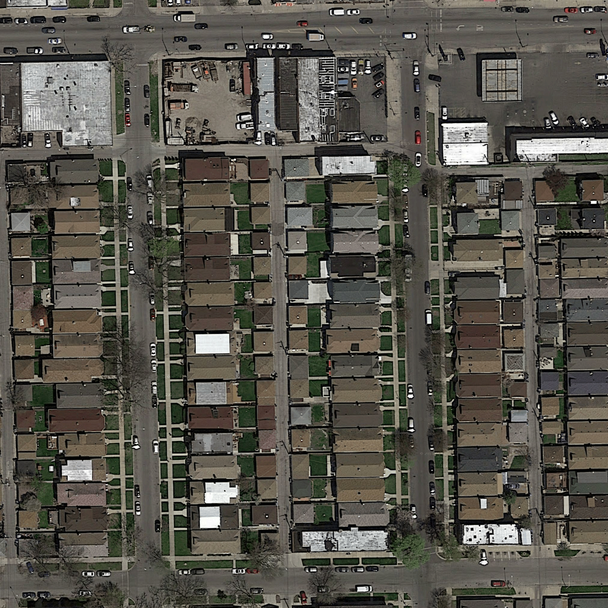
#> input picture Road_segmentation/test_set_images/test_1/test_1.png, 608 x 608 px; its folder holds only this picture in this run
$ jupyter execute --allow-errors 6_K_neighbours.ipynb   (shell and % lines are left out)
#> lines starting #> are read from the running program, lines starting #| are printed output that depends on the picture
# K Nearest Neighbours (colour + greyscale)

Colour + greyscale (8 features) but modelled with K nearest neighbours instead of logistic regression.

[cell 1]
import matplotlib.image as mpimg
import numpy as np
import matplotlib.pyplot as plt
import os,sys
from PIL import Image
from mask_to_submission import *

from sklearn import linear_model
from sklearn import model_selection
from sklearn import metrics
from sklearn.model_selection import cross_val_score
from sklearn import neural_network
from sklearn.ensemble import RandomForestClassifier, AdaBoostClassifier
from sklearn.naive_bayes import GaussianNB

from sklearn.model_selection import train_test_split
from sklearn.preprocessing import StandardScaler
from sklearn.datasets import make_moons, make_circles, make_classification
from sklearn.neural_network import MLPClassifier
from sklearn.neighbors import KNeighborsClassifier
from sklearn.svm import SVC
from sklearn.gaussian_process import GaussianProcessClassifier
from sklearn.gaussian_process.kernels import RBF
from sklearn.tree import DecisionTreeClassifier
from sklearn.discriminant_analysis import QuadraticDiscriminantAnalysis
from sklearn.cluster import KMeans

[cell 2]
# Helper functions

def load_image(infilename):
    data = mpimg.imread(infilename)
    return data

# [21 lines left out: functions img_float_to_uint8, concatenate_images, not called in this run]

def img_crop(im, w, h):
    list_patches = []
    imgwidth = im.shape[0]
    imgheight = im.shape[1]
    is_2d = len(im.shape) < 3
    for i in range(0,imgheight,h):
        for j in range(0,imgwidth,w):
            if is_2d:
                im_patch = im[j:j+w, i:i+h]
            else:
                im_patch = im[j:j+w, i:i+h, :]
            list_patches.append(im_patch)
    return list_patches

[cell 3]
# Loaded a set of images
root_dir = "training/"

image_dir = root_dir + "images/"
#> (the rest of this cell did not finish here and is left out)

[cell 4]
# Extract patches from input images
patch_size = 38 # each patch is 16*16 pixels

#> (the rest of this cell did not finish here and is left out)

[cell 5]
# Extract 6-dimensional features consisting of average RGB color as well as variance
# [12 lines left out: functions extract_features, extract_features_2d, not called in this run]

def extract_features_all(img):
    feat_m = np.mean(img, axis=(0,1))
    feat_v = np.var(img, axis=(0,1))
    feat_m1 = np.mean(img)
    feat_v1 = np.var(img)
    f = np.append(feat_v, feat_m)
    f1 = np.append(feat_v1, feat_m1)
    feat = np.append(f, f1)


    return feat

# Extract features for a given image
def extract_img_features(filename):
    img = load_image(filename)
    img_patches = img_crop(img, patch_size, patch_size)
    X = np.asarray([ extract_features_all(img_patches[i]) for i in range(len(img_patches))])
    return X

[cell 6]
# Compute features for each image patch
foreground_threshold = 0.25 # percentage of pixels > 1 required to assign a foreground label to a patch

# [6 lines left out: function value_to_class, not called in this run]

#> (the rest of this cell did not finish here and is left out)

#> (a cell that did not finish here is left out)

#> (a cell that did not finish here is left out)

[cell 9]
# train different classifiers

# Log. Regression
classifier = linear_model.LogisticRegression(C=1e5, class_weight="balanced")

# [12 lines of commented-out code are left out]
classifier = KNeighborsClassifier(9)


# K means (0.39)
#classifier = KMeans(n_clusters=2, random_state=0, max_iter=1000)

#> (the rest of this cell did not finish here and is left out)

#> (a cell that did not finish here is left out)

[cell 11]
# Check automatically with crossvalidation
k = 60
#> (the rest of this cell did not finish here and is left out)

[cell 12]
# Convert array of labels to an image

# [20 lines left out: functions label_to_img, make_img_overlay, not called in this run]

[cell 13]
#Create prediction images using all the test images
def binary_to_uint8(img):
    rimg = (img * 255).round().astype(np.uint8)
    return rimg

# [13 lines left out: function create_train_predictions, not called in this run]

def create_submission(classifier):
    test_img_dir = 'test_set_images/'
    for img_idx in range(1, 51):

        test_img_dir_i = test_img_dir + 'test_' + str(img_idx) + '/'
        test_files = os.listdir(test_img_dir_i)
        img = load_image(test_img_dir_i + test_files[0])
#> in load_image, data is the input picture: shape (608, 608, 3) float32; mean R, G, B 0.341, 0.331, 0.298

        Xi = extract_img_features(test_img_dir_i + test_files[0])
#> after the loop in img_crop, `for i in range(0,imgheight,h):`: list_patches = 256 items
#> in extract_features_all, `feat_m = np.mean(img, axis=(0,1))`: feat_m = [0.404, 0.391, 0.368]
#> in extract_features_all, `feat_v = np.var(img, axis=(0,1))`: feat_v = [0.0322, 0.0311, 0.0281]
#> in extract_features_all, `feat_m1 = np.mean(img)`: feat_m1 = 0.388
#> in extract_features_all, `feat_v1 = np.var(img)`: feat_v1 = 0.0307
#> in extract_features_all, `f = np.append(feat_v, feat_m)`: f = [0.0322, 0.0311, 0.0281, 0.404, 0.391, 0.368]
#> in extract_features_all, `f1 = np.append(feat_v1, feat_m1)`: f1 = [0.0307, 0.388]
#> in extract_features_all, `feat = np.append(f, f1)`: feat = [0.0322, 0.0311, 0.0281, 0.404, 0.391, 0.368, 0.0307, 0.388]
#> in extract_features_all (call 31), `feat_m = np.mean(img, axis=(0,1))`: feat_m = [0.247, 0.238, 0.208]
#> in extract_features_all (call 31), `feat_m = np.mean(img, axis=(0,1))`:
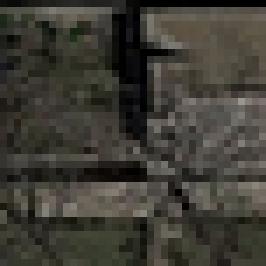
#> img: shape (38, 38, 3) float32 (shown 7 times larger); mean of channels 0, 1, 2 0.247, 0.238, 0.208; drawn as R, G, B
#> in extract_features_all (call 31), `feat_v = np.var(img, axis=(0,1))`: feat_v = [0.0126, 0.0112, 0.00995]
#> in extract_features_all (call 31), `feat_m1 = np.mean(img)`: feat_m1 = 0.231
#> in extract_features_all (call 31), `feat_v1 = np.var(img)`: feat_v1 = 0.0115
#> in extract_features_all (call 31), `f = np.append(feat_v, feat_m)`: f = [0.0126, 0.0112, 0.00995, 0.247, 0.238, 0.208]
#> in extract_features_all (call 31), `f1 = np.append(feat_v1, feat_m1)`: f1 = [0.0115, 0.231]
#> in extract_features_all (call 31), `feat = np.append(f, f1)`: feat = [0.0126, 0.0112, 0.00995, 0.247, 0.238, 0.208, 0.0115, 0.231]
#> in extract_features_all (call 32), `feat_m = np.mean(img, axis=(0,1))`: feat_m = [0.25, 0.242, 0.221]
#> in extract_features_all (call 32), `feat_m = np.mean(img, axis=(0,1))`:
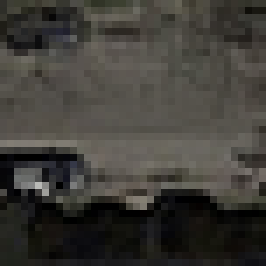
#> img: shape (38, 38, 3) float32 (shown 7 times larger); mean of channels 0, 1, 2 0.25, 0.242, 0.221; drawn as R, G, B
#> in extract_features_all (call 32), `feat_v = np.var(img, axis=(0,1))`: feat_v = [0.0169, 0.0156, 0.0136]
#> in extract_features_all (call 32), `feat_m1 = np.mean(img)`: feat_m1 = 0.238
#> in extract_features_all (call 32), `feat_v1 = np.var(img)`: feat_v1 = 0.0155
#> in extract_features_all (call 32), `f = np.append(feat_v, feat_m)`: f = [0.0169, 0.0156, 0.0136, 0.25, 0.242, 0.221]
#> in extract_features_all (call 32), `f1 = np.append(feat_v1, feat_m1)`: f1 = [0.0155, 0.238]
#> in extract_features_all (call 32), `feat = np.append(f, f1)`: feat = [0.0169, 0.0156, 0.0136, 0.25, 0.242, 0.221, 0.0155, 0.238]
#> in extract_features_all (call 33), `feat_m = np.mean(img, axis=(0,1))`: feat_m = [0.357, 0.346, 0.311]
#> in extract_features_all (call 33), `feat_m = np.mean(img, axis=(0,1))`:
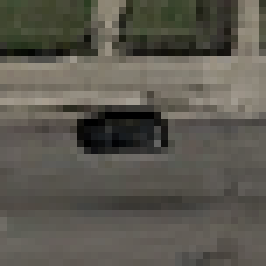
#> img: shape (38, 38, 3) float32 (shown 7 times larger); mean of channels 0, 1, 2 0.357, 0.346, 0.311; drawn as R, G, B
#> in extract_features_all (call 33), `feat_v = np.var(img, axis=(0,1))`: feat_v = [0.0158, 0.0134, 0.0124]
#> in extract_features_all (call 33), `feat_m1 = np.mean(img)`: feat_m1 = 0.338
#> in extract_features_all (call 33), `feat_v1 = np.var(img)`: feat_v1 = 0.0143
#> in extract_features_all (call 33), `f = np.append(feat_v, feat_m)`: f = [0.0158, 0.0134, 0.0124, 0.357, 0.346, 0.311]
#> in extract_features_all (call 33), `f1 = np.append(feat_v1, feat_m1)`: f1 = [0.0143, 0.338]
#> in extract_features_all (call 33), `feat = np.append(f, f1)`: feat = [0.0158, 0.0134, 0.0124, 0.357, 0.346, 0.311, 0.0143, 0.338]
#> in extract_features_all (call 34), `feat_m = np.mean(img, axis=(0,1))`: feat_m = [0.406, 0.404, 0.391]
#> in extract_features_all (call 34), `feat_m = np.mean(img, axis=(0,1))`:
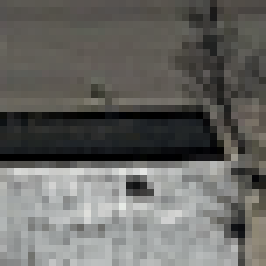
#> img: shape (38, 38, 3) float32 (shown 7 times larger); mean of channels 0, 1, 2 0.406, 0.404, 0.391; drawn as R, G, B
#> in extract_features_all (call 34), `feat_v = np.var(img, axis=(0,1))`: feat_v = [0.0423, 0.0436, 0.0439]
#> in extract_features_all (call 34), `feat_m1 = np.mean(img)`: feat_m1 = 0.4
#> in extract_features_all (call 34), `feat_v1 = np.var(img)`: feat_v1 = 0.0433
#> in extract_features_all (call 34), `f = np.append(feat_v, feat_m)`: f = [0.0423, 0.0436, 0.0439, 0.406, 0.404, 0.391]
#> in extract_features_all (call 34), `f1 = np.append(feat_v1, feat_m1)`: f1 = [0.0433, 0.4]
#> in extract_features_all (call 34), `feat = np.append(f, f1)`: feat = [0.0423, 0.0436, 0.0439, 0.406, 0.404, 0.391, 0.0433, 0.4]
#> in extract_features_all (call 35), `feat_m = np.mean(img, axis=(0,1))`: feat_m = [0.613, 0.618, 0.608]
#> in extract_features_all (call 35), `feat_m = np.mean(img, axis=(0,1))`:
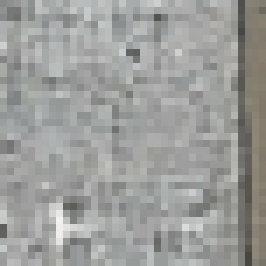
#> img: shape (38, 38, 3) float32 (shown 7 times larger); mean of channels 0, 1, 2 0.613, 0.618, 0.608; drawn as R, G, B
#> in extract_features_all (call 35), `feat_v = np.var(img, axis=(0,1))`: feat_v = [0.00709, 0.00792, 0.00906]
#> in extract_features_all (call 35), `feat_m1 = np.mean(img)`: feat_m1 = 0.613
#> in extract_features_all (call 35), `feat_v1 = np.var(img)`: feat_v1 = 0.00804
#> in extract_features_all (call 35), `f = np.append(feat_v, feat_m)`: f = [0.00709, 0.00792, 0.00906, 0.613, 0.618, 0.608]
#> in extract_features_all (call 35), `f1 = np.append(feat_v1, feat_m1)`: f1 = [0.00804, 0.613]
#> in extract_features_all (call 35), `feat = np.append(f, f1)`: feat = [0.00709, 0.00792, 0.00906, 0.613, 0.618, 0.608, 0.00804, 0.613]
#> in extract_features_all (call 36), `feat_m = np.mean(img, axis=(0,1))`: feat_m = [0.562, 0.561, 0.548]
#> in extract_features_all (call 36), `feat_m = np.mean(img, axis=(0,1))`:
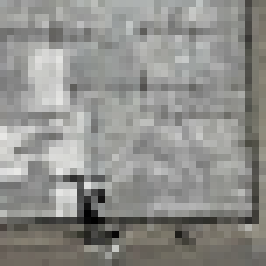
#> img: shape (38, 38, 3) float32 (shown 7 times larger); mean of channels 0, 1, 2 0.562, 0.561, 0.548; drawn as R, G, B
#> in extract_features_all (call 36), `feat_v = np.var(img, axis=(0,1))`: feat_v = [0.0187, 0.0197, 0.0213]
#> in extract_features_all (call 36), `feat_m1 = np.mean(img)`: feat_m1 = 0.557
#> in extract_features_all (call 36), `feat_v1 = np.var(img)`: feat_v1 = 0.0199
#> in extract_features_all (call 36), `f = np.append(feat_v, feat_m)`: f = [0.0187, 0.0197, 0.0213, 0.562, 0.561, 0.548]
#> in extract_features_all (call 36), `f1 = np.append(feat_v1, feat_m1)`: f1 = [0.0199, 0.557]
#> in extract_features_all (call 36), `feat = np.append(f, f1)`: feat = [0.0187, 0.0197, 0.0213, 0.562, 0.561, 0.548, 0.0199, 0.557]
#> in extract_features_all (call 37), `feat_m = np.mean(img, axis=(0,1))`: feat_m = [0.282, 0.285, 0.244]
#> in extract_features_all (call 37), `feat_m = np.mean(img, axis=(0,1))`:
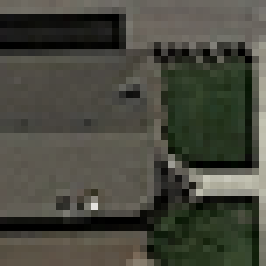
#> img: shape (38, 38, 3) float32 (shown 7 times larger); mean of channels 0, 1, 2 0.282, 0.285, 0.244; drawn as R, G, B
#> in extract_features_all (call 37), `feat_v = np.var(img, axis=(0,1))`: feat_v = [0.0226, 0.019, 0.0186]
#> in extract_features_all (call 37), `feat_m1 = np.mean(img)`: feat_m1 = 0.271
#> in extract_features_all (call 37), `feat_v1 = np.var(img)`: feat_v1 = 0.0204
#> in extract_features_all (call 37), `f = np.append(feat_v, feat_m)`: f = [0.0226, 0.019, 0.0186, 0.282, 0.285, 0.244]
#> in extract_features_all (call 37), `f1 = np.append(feat_v1, feat_m1)`: f1 = [0.0204, 0.271]
#> in extract_features_all (call 37), `feat = np.append(f, f1)`: feat = [0.0226, 0.019, 0.0186, 0.282, 0.285, 0.244, 0.0204, 0.271]
#> in extract_features_all (call 38), `feat_m = np.mean(img, axis=(0,1))`: feat_m = [0.333, 0.313, 0.257]
#> in extract_features_all (call 38), `feat_m = np.mean(img, axis=(0,1))`:
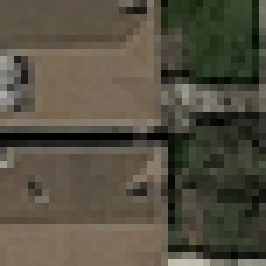
#> img: shape (38, 38, 3) float32 (shown 7 times larger); mean of channels 0, 1, 2 0.333, 0.313, 0.257; drawn as R, G, B
#> in extract_features_all (call 38), `feat_v = np.var(img, axis=(0,1))`: feat_v = [0.0205, 0.0138, 0.0123]
#> in extract_features_all (call 38), `feat_m1 = np.mean(img)`: feat_m1 = 0.301
#> in extract_features_all (call 38), `feat_v1 = np.var(img)`: feat_v1 = 0.0166
#> in extract_features_all (call 38), `f = np.append(feat_v, feat_m)`: f = [0.0205, 0.0138, 0.0123, 0.333, 0.313, 0.257]
#> in extract_features_all (call 38), `f1 = np.append(feat_v1, feat_m1)`: f1 = [0.0166, 0.301]
#> in extract_features_all (call 38), `feat = np.append(f, f1)`: feat = [0.0205, 0.0138, 0.0123, 0.333, 0.313, 0.257, 0.0166, 0.301]
#> in extract_features_all (call 39), `feat_m = np.mean(img, axis=(0,1))`: feat_m = [0.352, 0.34, 0.285]
#> in extract_features_all (call 39), `feat_m = np.mean(img, axis=(0,1))`:
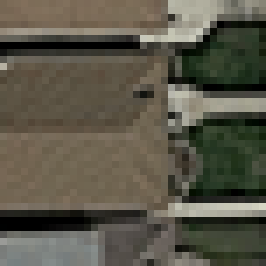
#> img: shape (38, 38, 3) float32 (shown 7 times larger); mean of channels 0, 1, 2 0.352, 0.34, 0.285; drawn as R, G, B
#> in extract_features_all (call 39), `feat_v = np.var(img, axis=(0,1))`: feat_v = [0.0295, 0.0241, 0.0228]
#> in extract_features_all (call 39), `feat_m1 = np.mean(img)`: feat_m1 = 0.326
#> in extract_features_all (call 39), `feat_v1 = np.var(img)`: feat_v1 = 0.0263
#> in extract_features_all (call 39), `f = np.append(feat_v, feat_m)`: f = [0.0295, 0.0241, 0.0228, 0.352, 0.34, 0.285]
#> in extract_features_all (call 39), `f1 = np.append(feat_v1, feat_m1)`: f1 = [0.0263, 0.326]
#> in extract_features_all (call 39), `feat = np.append(f, f1)`: feat = [0.0295, 0.0241, 0.0228, 0.352, 0.34, 0.285, 0.0263, 0.326]
#> in extract_features_all (call 40), `feat_m = np.mean(img, axis=(0,1))`: feat_m = [0.375, 0.372, 0.337]
#> in extract_features_all (call 40), `feat_m = np.mean(img, axis=(0,1))`:
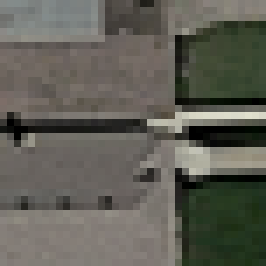
#> img: shape (38, 38, 3) float32 (shown 7 times larger); mean of channels 0, 1, 2 0.375, 0.372, 0.337; drawn as R, G, B
#> in extract_features_all (call 40), `feat_v = np.var(img, axis=(0,1))`: feat_v = [0.0263, 0.021, 0.0232]
#> in extract_features_all (call 40), `feat_m1 = np.mean(img)`: feat_m1 = 0.361
#> in extract_features_all (call 40), `feat_v1 = np.var(img)`: feat_v1 = 0.0238
#> in extract_features_all (call 40), `f = np.append(feat_v, feat_m)`: f = [0.0263, 0.021, 0.0232, 0.375, 0.372, 0.337]
#> in extract_features_all (call 40), `f1 = np.append(feat_v1, feat_m1)`: f1 = [0.0238, 0.361]
#> in extract_features_all (call 40), `feat = np.append(f, f1)`: feat = [0.0263, 0.021, 0.0232, 0.375, 0.372, 0.337, 0.0238, 0.361]
